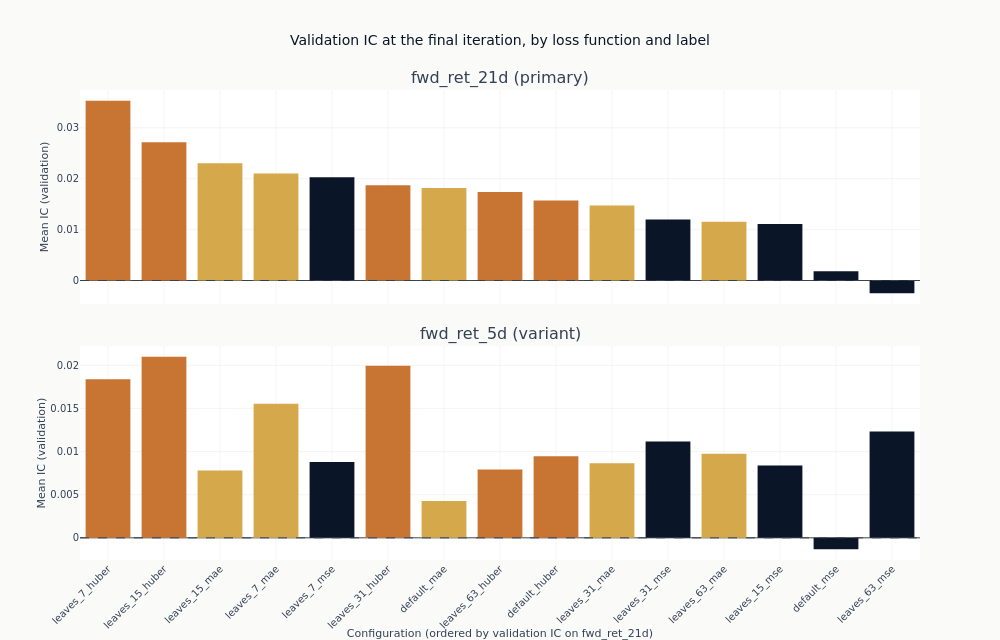

Notebook code cell kept with this figure:
### Markdown cell above
### Comparing every configuration at the same training length

The curves are coloured by objective because that is the axis with a mechanism behind it. If
heavy tails are steering the squared-error fits, the three colours should separate, and they
should separate more as trees are added, since each additional tree is fitted to the residuals
the previous ones left.

The chart below drops the checkpoint dimension by taking each configuration's final state, so
every configuration is compared at the same amount of training. That is the comparison that does
not require choosing anything after the fact. The configurations are held in one order across
the panels - their ranking on the primary label - so a panel that does not descend is a horizon
that orders the grid differently.

### Code cell
final = (
    catalog.filter(pl.col("checkpoint_value") == pl.col("checkpoint_value").max().over("label"))
    .filter("full_coverage")
    .with_columns(objective=pl.col("config_name").map_elements(objective_of, return_dtype=pl.Utf8))
    .sort(["label", "ic_mean"], descending=[False, True])
)
final_iteration = int(final.get_column("checkpoint_value").max())
config_order = (
    final.filter(pl.col("label") == order_label)
    .sort("ic_mean", descending=True)
    .get_column("config_name")
    .to_list()
)

fig_obj = make_subplots(
    rows=len(panel_labels),
    cols=1,
    shared_xaxes=True,
    vertical_spacing=0.09,
    subplot_titles=[
        f"{label} ({'primary' if label == primary else 'variant'})" for label in panel_labels
    ],
)
for row, label in enumerate(panel_labels, start=1):
    panel = final.filter(pl.col("label") == label)
    fig_obj.add_trace(
        go.Bar(
            x=panel.get_column("config_name").to_list(),
            y=panel.get_column("ic_mean").to_list(),
            marker_color=[objectives[value] for value in panel.get_column("objective")],
        ),
        row=row,
        col=1,
    )
    fig_obj.add_hline(
        y=0, line_width=1, line_dash="dash", line_color=COLORS["neutral"], row=row, col=1
    )
    fig_obj.update_yaxes(title_text="Mean IC (validation)", row=row, col=1)
fig_obj.update_xaxes(
    categoryorder="array",
    categoryarray=config_order,
    tickangle=-45,
    title_text=f"Configuration (ordered by validation IC on {order_label})",
    row=len(panel_labels),
    col=1,
)
fig_obj.update_layout(
    title="Validation IC at the final iteration, by loss function and label",
    height=320 * len(panel_labels),
    width=1000,
    showlegend=False,
    margin=dict(t=90),
)
final_text = ". ".join(
    "The {} panel runs from {:+.3f} to {:+.3f} with {} of {} bars above zero, led by {}".format(
        label,
        final.filter(pl.col("label") == label).get_column("ic_mean").min(),
        final.filter(pl.col("label") == label).get_column("ic_mean").max(),
        final.filter((pl.col("label") == label) & (pl.col("ic_mean") > 0)).height,
        final.filter(pl.col("label") == label).height,
        final.filter(pl.col("label") == label)
        .sort("ic_mean", descending=True)
        .row(0, named=True)["config_name"],
    )
    for label in panel_labels
)
show_plotly_with_alt(
    fig_obj,
    "Stacked bar charts of mean validation information coefficient at the final boosting "
    "iteration, coloured by loss function: dark navy for squared error, gold for absolute error, "
    "copper for Huber. The configurations are in the same order in each panel, that order being "
    f"their ranking on {order_label}, and each panel carries a dashed zero line. {final_text}.",
)

### Figure 1 — Plotly figure (JSON) as saved in the notebook; plotly's stock layout.template omitted (floating-point values rounded to 4 significant figures)
{"data": [{"marker": {"color": ["#C87533", "#C87533", "#D4A84B", "#D4A84B", "#0a1628", "#C87533", "#D4A84B", "#C87533", "#C87533", "#D4A84B", "#0a1628", "#D4A84B", "#0a1628", "#0a1628", "#0a1628"]}, "type": "bar", "x": ["leaves_7_huber", "leaves_15_huber", "leaves_15_mae", "leaves_7_mae", "leaves_7_mse", "leaves_31_huber", "default_mae", "leaves_63_huber", "default_huber", "leaves_31_mae", "leaves_31_mse", "leaves_63_mae", "leaves_15_mse", "default_mse", "leaves_63_mse"], "xaxis": "x", "y": [0.03533, 0.02715, 0.02304, 0.021, 0.02027, 0.01873, 0.01819, 0.01738, 0.01573, 0.01475, 0.01199, 0.01152, 0.01111, 0.001803, -0.002487], "yaxis": "y"}, {"marker": {"color": ["#C87533", "#C87533", "#C87533", "#D4A84B", "#0a1628", "#0a1628", "#D4A84B", "#C87533", "#0a1628", "#D4A84B", "#0a1628", "#C87533", "#D4A84B", "#D4A84B", "#0a1628"]}, "type": "bar", "x": ["leaves_15_huber", "leaves_31_huber", "leaves_7_huber", "leaves_7_mae", "leaves_63_mse", "leaves_31_mse", "leaves_63_mae", "default_huber", "leaves_7_mse", "leaves_31_mae", "leaves_15_mse", "leaves_63_huber", "leaves_15_mae", "default_mae", "default_mse"], "xaxis": "x2", "y": [0.02098, 0.01994, 0.01839, 0.01555, 0.01233, 0.01117, 0.009746, 0.009472, 0.00879, 0.008632, 0.008398, 0.007917, 0.007795, 0.004261, -0.001329], "yaxis": "y2"}], "layout": {"annotations": [{"font": {"size": 16}, "showarrow": false, "text": "fwd_ret_21d (primary)", "x": 0.5, "xanchor": "center", "xref": "paper", "y": 1.0, "yanchor": "bottom", "yref": "paper"}, {"font": {"size": 16}, "showarrow": false, "text": "fwd_ret_5d (variant)", "x": 0.5, "xanchor": "center", "xref": "paper", "y": 0.455, "yanchor": "bottom", "yref": "paper"}], "height": 640, "margin": {"t": 90}, "shapes": [{"line": {"color": "#334155", "dash": "dash", "width": 1}, "type": "line", "x0": 0, "x1": 1, "xref": "x domain", "y0": 0, "y1": 0, "yref": "y"}, {"line": {"color": "#334155", "dash": "dash", "width": 1}, "type": "line", "x0": 0, "x1": 1, "xref": "x2 domain", "y0": 0, "y1": 0, "yref": "y2"}], "showlegend": false, "title": {"text": "Validation IC at the final iteration, by loss function and label"}, "width": 1000, "xaxis": {"anchor": "y", "domain": [0.0, 1.0], "matches": "x2", "showticklabels": false}, "xaxis2": {"anchor": "y2", "categoryarray": ["leaves_7_huber", "leaves_15_huber", "leaves_15_mae", "leaves_7_mae", "leaves_7_mse", "leaves_31_huber", "default_mae", "leaves_63_huber", "default_huber", "leaves_31_mae", "leaves_31_mse", "leaves_63_mae", "leaves_15_mse", "default_mse", "leaves_63_mse"], "categoryorder": "array", "domain": [0.0, 1.0], "tickangle": -45, "title": {"text": "Configuration (ordered by validation IC on fwd_ret_21d)"}}, "yaxis": {"anchor": "x", "domain": [0.545, 1.0], "title": {"text": "Mean IC (validation)"}}, "yaxis2": {"anchor": "x2", "domain": [0.0, 0.455], "title": {"text": "Mean IC (validation)"}}}}
